Frame 1 (no input): blank canvas, image omitted
Frame 60 (the mouse pressed at the canvas centre just before this capture): blank canvas, image omitted
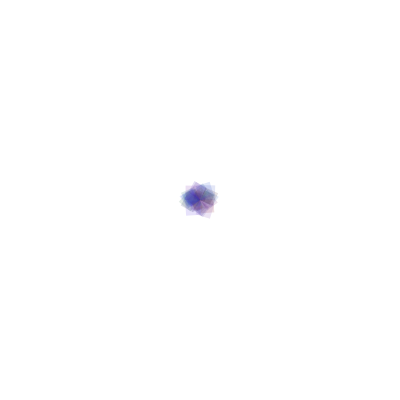
Frame 120 (the mouse held since frame 60 and released just before this capture)

The Processing sketch whose frames 1 and 60 were blank and that drew this single picture after the mouse press (run headless with seeded random() and noise(); from frame 60 on, the mouse is pressed at the canvas centre):

// Processing sketch: ArrayList_02
// ── ArrayList_02.pde
/* 
 --------------------------
 ** PLEASE READ INFO TAB **
 --------------------------
 
 */


/////////////////////////// GLOBALS ////////////////////////////
ArrayList <Box> boxes;
float angleBoxSize;
/////////////////////////// SETUP ////////////////////////////

void setup() {
  size(400, 400);
  background(255);
  smooth();
  boxes = new ArrayList();
  angleBoxSize = radians(0);
}

/////////////////////////// DRAW ////////////////////////////
void draw() {
  background(255);

  if (mousePressed) {
    float boxSize = sin(angleBoxSize*0.3) * 15;
    Box b = new Box(mouseX, mouseY, boxSize);
    boxes.add(b);
  }
  for (Box b : boxes) {
    b.render(); 
    b.move();
  }
  angleBoxSize+=0.3;
}

/////////////////////////// FUNCTIONS ////////////////////////////
void keyPressed() { 
  if (key == 'g') {
    //boxes.get(2);
    boxes.clear(); // Clears all elements from the Array List.
    // println(
  }
  if (key == 'a') {
    int s = boxes.size();
    println(s);
  }
}


// ── BOX_CLASS.pde
////////////
class Box {
  float x, y;
  float w;
  color c;
  float angle;

  Box(int x, int y, float w) {
    this.x = x;
    this.y = y;
    this.w = w;
    c = color(random(130), random(100), random(255));
    angle = radians(0);
  }

  void render() {
    fill(c, 33);
    noStroke();
    pushMatrix();
    translate(x, y);
    rotate(angle);
    rect(0, 0, w, w);
    popMatrix();
  }
  
  void move() {
  //y+=0.3;
  angle+=sin(angle*0.3)*50;
  angle+=0.5;
  }
}


// ── INFO.pde
/*

//////////////////////////
DYNAMIC ARRAYS|COLLECTIONS
//////////////////////////

--------------------------
Sketch : ARRAYLIST_02
--------------------------

Introduction to the ArrayList in Java
>>> http://docs.oracle.com/javase/7/docs/api/java/util/ArrayList.html
   

************************
FREE ART BUREAU INFO
http://freeartbureau.org

******************************** END


*NB

----------------------------------------------
*/
